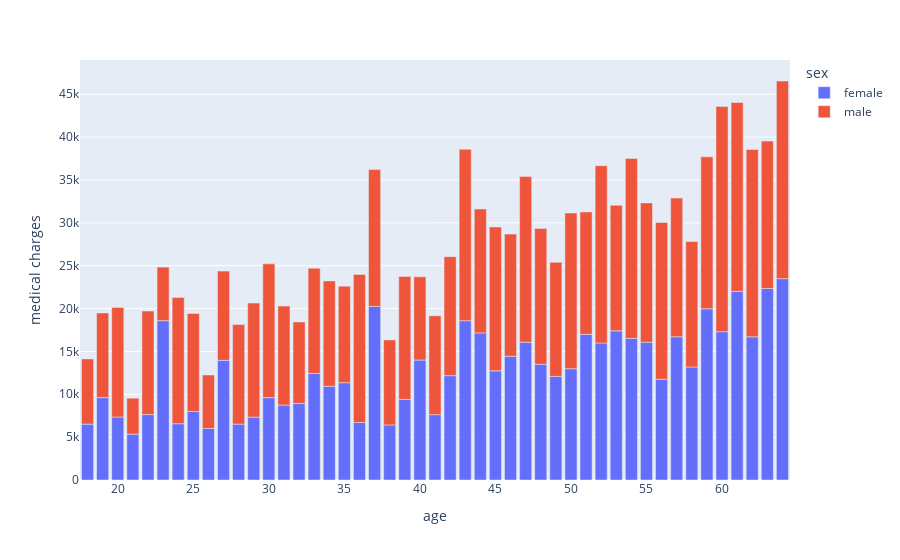

The notebook cell this image was saved under:
### Code cell
grouped_data = df_costs.groupby(['age', 'sex'])['medical charges'].mean().reset_index()
grouped_data
fig = px.bar(grouped_data, x='age', y='medical charges', color='sex')
fig.show()

### Figure 1 — Plotly figure (JSON) as saved in the notebook; plotly's stock layout.template omitted (floating-point values rounded to 4 significant figures)
{"data": [{"alignmentgroup": "True", "hovertemplate": "sex=female<br>age=%{x}<br>medical charges=%{y}<extra></extra>", "legendgroup": "female", "marker": {"color": "#636efa", "pattern": {"shape": ""}}, "name": "female", "offsetgroup": "female", "orientation": "v", "showlegend": true, "textposition": "auto", "type": "bar", "x": [18, 19, 20, 21, 22, 23, 24, 25, 26, 27, 28, 29, 30, 31, 32, 33, 34, 35, 36, 37, 38, 39, 40, 41, 42, 43, 44, 45, 46, 47, 48, 49, 50, 51, 52, 53, 54, 55, 56, 57, 58, 59, 60, 61, 62, 63, 64], "xaxis": "x", "y": [6522.0, 9612.0, 7352.0, 5350.0, 7636.0, 18590.0, 6570.0, 7994.0, 6014.0, 13960.0, 6516.0, 7341.0, 9612.0, 8744.0, 8926.0, 12440.0, 10940.0, 11350.0, 6711.0, 20250.0, 6426.0, 9398.0, 14000.0, 7625.0, 12170.0, 18590.0, 17160.0, 12740.0, 14440.0, 16080.0, 13500.0, 12080.0, 12980.0, 16990.0, 15990.0, 17400.0, 16530.0, 16080.0, 11750.0, 16710.0, 13190.0, 19970.0, 17310.0, 22010.0, 16710.0, 22350.0, 23490.0], "yaxis": "y"}, {"alignmentgroup": "True", "hovertemplate": "sex=male<br>age=%{x}<br>medical charges=%{y}<extra></extra>", "legendgroup": "male", "marker": {"color": "#EF553B", "pattern": {"shape": ""}}, "name": "male", "offsetgroup": "male", "orientation": "v", "showlegend": true, "textposition": "auto", "type": "bar", "x": [18, 19, 20, 21, 22, 23, 24, 25, 26, 27, 28, 29, 30, 31, 32, 33, 34, 35, 36, 37, 38, 39, 40, 41, 42, 43, 44, 45, 46, 47, 48, 49, 50, 51, 52, 53, 54, 55, 56, 57, 58, 59, 60, 61, 62, 63, 64], "xaxis": "x", "y": [7603.0, 9876.0, 12780.0, 4193.0, 12070.0, 6249.0, 14730.0, 11440.0, 6238.0, 10410.0, 11620.0, 13300.0, 15600.0, 11550.0, 9514.0, 12260.0, 12290.0, 11270.0, 17270.0, 15960.0, 9920.0, 14360.0, 9705.0, 11540.0, 13880.0, 20000.0, 14460.0, 16780.0, 14260.0, 19340.0, 15850.0, 13310.0, 18160.0, 14280.0, 20690.0, 14640.0, 20990.0, 16250.0, 18300.0, 16180.0, 14630.0, 17730.0, 26260.0, 22040.0, 21840.0, 17200.0, 23060.0], "yaxis": "y"}], "layout": {"barmode": "relative", "legend": {"title": {"text": "sex"}, "tracegroupgap": 0}, "margin": {"t": 60}, "xaxis": {"anchor": "y", "domain": [0, 1], "title": {"text": "age"}}, "yaxis": {"anchor": "x", "domain": [0, 1], "title": {"text": "medical charges"}}}}
